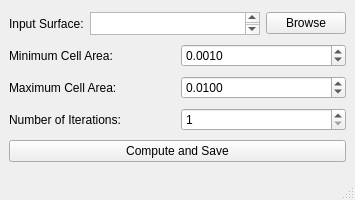
<?xml version="1.0" encoding="UTF-8"?>
<ui version="4.0">
 <class>MainWindow</class>
 <widget class="QMainWindow" name="MainWindow">
  <property name="geometry">
   <rect>
    <x>0</x>
    <y>0</y>
    <width>355</width>
    <height>200</height>
   </rect>
  </property>
  <property name="minimumSize">
   <size>
    <width>355</width>
    <height>200</height>
   </size>
  </property>
  <property name="maximumSize">
   <size>
    <width>355</width>
    <height>200</height>
   </size>
  </property>
  <property name="windowTitle">
   <string>Surface Remesher</string>
  </property>
  <widget class="QWidget" name="centralwidget">
   <layout class="QVBoxLayout" name="verticalLayout">
    <item>
     <layout class="QHBoxLayout" name="horizontalLayout">
      <item>
       <widget class="QLabel" name="label">
        <property name="text">
         <string>Input Surface:</string>
        </property>
       </widget>
      </item>
      <item>
       <widget class="QTextEdit" name="textEdit">
        <property name="enabled">
         <bool>true</bool>
        </property>
        <property name="minimumSize">
         <size>
          <width>0</width>
          <height>23</height>
         </size>
        </property>
        <property name="maximumSize">
         <size>
          <width>16777215</width>
          <height>23</height>
         </size>
        </property>
       </widget>
      </item>
      <item>
       <widget class="QPushButton" name="pushButtonBrowse">
        <property name="text">
         <string>Browse</string>
        </property>
       </widget>
      </item>
     </layout>
    </item>
    <item>
     <layout class="QHBoxLayout" name="horizontalLayout_2">
      <item>
       <widget class="QLabel" name="label_2">
        <property name="text">
         <string>Minimum Cell Area:</string>
        </property>
       </widget>
      </item>
      <item>
       <widget class="QDoubleSpinBox" name="doubleSpinBoxMinCellArea">
        <property name="decimals">
         <number>4</number>
        </property>
        <property name="minimum">
         <double>0.000000000000000</double>
        </property>
        <property name="singleStep">
         <double>0.001000000000000</double>
        </property>
        <property name="value">
         <double>0.001000000000000</double>
        </property>
       </widget>
      </item>
     </layout>
    </item>
    <item>
     <layout class="QHBoxLayout" name="horizontalLayout_3">
      <item>
       <widget class="QLabel" name="label_3">
        <property name="text">
         <string>Maximum Cell Area:</string>
        </property>
       </widget>
      </item>
      <item>
       <widget class="QDoubleSpinBox" name="doubleSpinBoxMaxCellArea">
        <property name="decimals">
         <number>4</number>
        </property>
        <property name="singleStep">
         <double>0.001000000000000</double>
        </property>
        <property name="value">
         <double>0.010000000000000</double>
        </property>
       </widget>
      </item>
     </layout>
    </item>
    <item>
     <layout class="QHBoxLayout" name="horizontalLayout_7">
      <item>
       <widget class="QLabel" name="label_7">
        <property name="text">
         <string>Number of Iterations:</string>
        </property>
       </widget>
      </item>
      <item>
       <widget class="QSpinBox" name="spinBoxIterations">
        <property name="minimum">
         <number>1</number>
        </property>
        <property name="maximum">
         <number>9999</number>
        </property>
       </widget>
      </item>
     </layout>
    </item>
    <item>
     <widget class="QPushButton" name="pushButtonCompute">
      <property name="text">
       <string>Compute and Save</string>
      </property>
     </widget>
    </item>
   </layout>
  </widget>
  <widget class="QMenuBar" name="menubar">
   <property name="geometry">
    <rect>
     <x>0</x>
     <y>0</y>
     <width>355</width>
     <height>21</height>
    </rect>
   </property>
  </widget>
  <widget class="QStatusBar" name="statusbar"/>
 </widget>
 <resources/>
 <connections/>
</ui>
